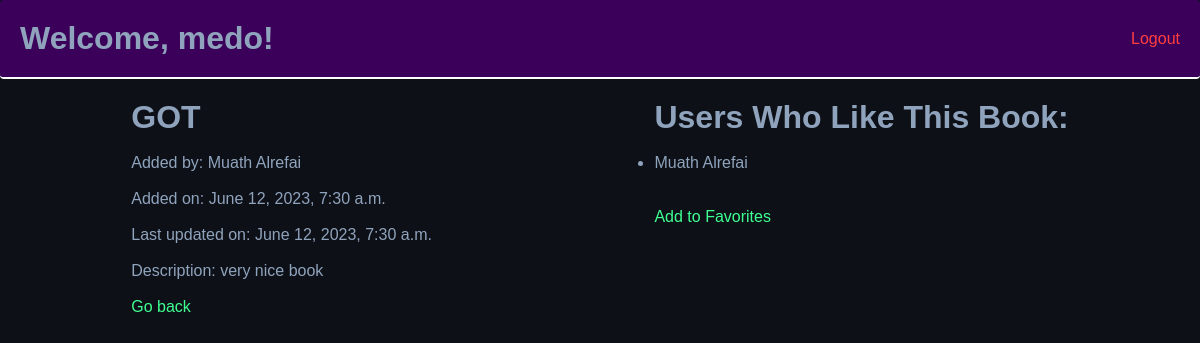
Screenshot of /books/2 (signed in) with the database file from the repository.
### login_app/models.py (models this page shows)
class User(models.Model):
    first_name = models.CharField(max_length=255)
    last_name = models.CharField(max_length=255)
    email = models.EmailField(max_length=254)
    password = models.CharField(max_length=255)
    created_at = models.DateTimeField(auto_now_add=True)
    updated_at = models.DateTimeField(auto_now=True)
    objects = Validator()

### favorites_app/models.py (models this page shows)
class Book(models.Model):
    title = models.CharField(max_length=255)
    description = models.TextField(default="No description added, click Edit to add one now!")
    uploaded_by = models.ForeignKey(User, related_name="books_uploaded", on_delete=models.CASCADE)
    users_who_like = models.ManyToManyField(User, related_name="liked_books")
    created_at = models.DateTimeField(auto_now_add=True)
    updated_at = models.DateTimeField(auto_now=True)

### favorites_app/views.py (the view)
# urls.py: path('books/<int:ID>', views.view_book),
def view_book(request, ID):
    user = User.objects.get(id=request.session['userid'])
    book = Book.objects.get(id = ID)
    context = {
        "user": user,
        "books": models.get_all_books_model(),
        "book": book
    }
    return render(request, 'book_info.html', context)

### favorites_app/models.py (called while the page is built)
def get_all_books_model():
    return Book.objects.all()

### favorites_app/templates/book_info.html (shortened to what this page needs)
<!DOCTYPE html>
<html lang="en">
<head>
    {% load static %}
    <link rel="stylesheet" href="{% static 'books/style.css' %}">
</head>
<body>
    <div class="navbar">
        <h1>Welcome, {{user.first_name}}!</h1>
        <a href="/logout" class="anchor">Logout</a>
    </div>
    <div class="container_book_info">
        <div class="content_left">
            <h1>{{book.title}}</h1><br>
            <p>Added by: {{book.uploaded_by.first_name}} {{book.uploaded_by.last_name}}</p><br>
            <p>Added on: {{book.created_at}}</p><br>
            <p>Last updated on: {{book.updated_at}}</p><br>
            <p>Description: {{book.description}}</p><br>
            <a href="/books" class="anchorG">Go back</a>
        </div>
        <div class="content_right">
            <h1>Users Who Like This Book: </h1><br>
            <ul>
                {% for liked_user in book.users_who_like.all %}
                <li>{{liked_user.first_name}} {{liked_user.last_name}}
                </li>
                {% endfor %}
            </ul><br><br>
            {% if user in book.users_who_like.all %}
            <p><em>(You liked this book)</em></p>
            {% else %}
            <a href="/fav_book/{{book.id}}" class="anchorG">Add to Favorites</a>
            {% endif %}
        </div>
    </div>
</body>
</html>

### favorites_app/static/books/style.css (style rules this page uses)
* { margin: 0; padding: 0; font-family: helvetica; }
body { background-color: #0d1117; color: #90a3bd; }
.navbar { border-bottom: 2px solid white; background-color: rgb(59, 0, 89); border-radius: 4px; display: flex; justify-content: space-between; padding: 20px; width: cover; align-items: center; }
.anchor { text-decoration: none; color: rgb(255, 63, 63); }
.anchorG { text-decoration: none; color: rgb(63, 255, 146); }
.container_book_info { margin: 20px; display: flex; justify-content: space-around; }

### rows the page displays
User: first_name "medo"
Book: title "GOT", uploaded_by.first_name "Muath", uploaded_by.last_name "Alrefai", created_at "June 12, 2023, 7:30 a.m.", updated_at "June 12, 2023, 7:30 a.m.", description "very nice book"
User: first_name "Muath", last_name "Alrefai"
